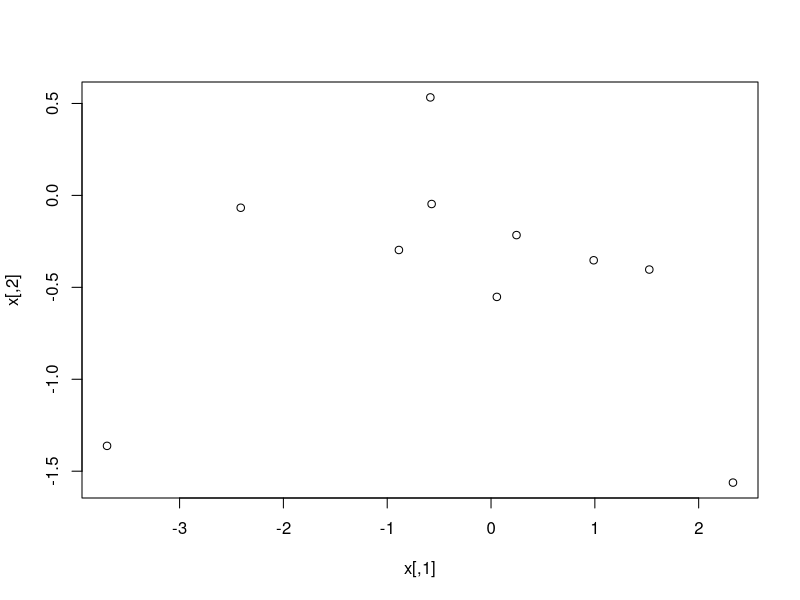

R code for this plot:
x<-replicate(10,rnorm(10))
data_frame<-as.data.frame(x)
print(x)
t<-seq(0,10,0.1)
for(i in seq_len(nrow(x))){
  for(j in seq_len(ncol(x))) {
    print(x[i,j]) + sin(t)
  }
}
plot(x)
